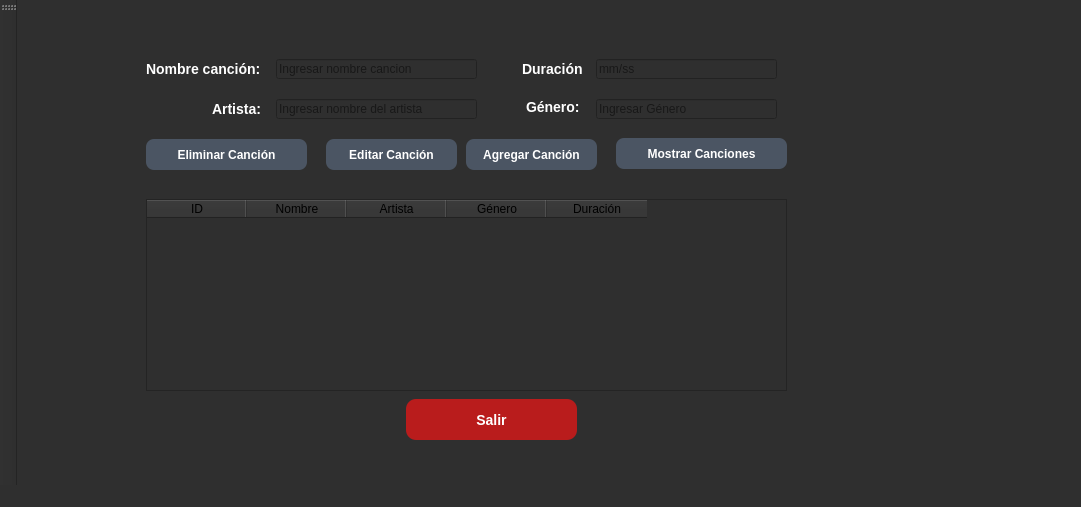
<?xml version="1.0" encoding="UTF-8"?>
<ui version="4.0">
 <class>MainWindow</class>
 <widget class="QMainWindow" name="MainWindow">
  <property name="enabled">
   <bool>true</bool>
  </property>
  <property name="geometry">
   <rect>
    <x>0</x>
    <y>0</y>
    <width>1081</width>
    <height>507</height>
   </rect>
  </property>
  <property name="palette">
   <palette>
    <active>
     <colorrole role="WindowText">
      <brush brushstyle="SolidPattern">
       <color alpha="255">
        <red>0</red>
        <green>0</green>
        <blue>0</blue>
       </color>
      </brush>
     </colorrole>
     <colorrole role="Button">
      <brush brushstyle="SolidPattern">
       <color alpha="255">
        <red>47</red>
        <green>47</green>
        <blue>47</blue>
       </color>
      </brush>
     </colorrole>
     <colorrole role="Light">
      <brush brushstyle="SolidPattern">
       <color alpha="255">
        <red>255</red>
        <green>255</green>
        <blue>255</blue>
       </color>
      </brush>
     </colorrole>
     <colorrole role="Midlight">
      <brush brushstyle="SolidPattern">
       <color alpha="255">
        <red>220</red>
        <green>246</green>
        <blue>247</blue>
       </color>
      </brush>
     </colorrole>
     <colorrole role="Dark">
      <brush brushstyle="SolidPattern">
       <color alpha="255">
        <red>93</red>
        <green>119</green>
        <blue>120</blue>
       </color>
      </brush>
     </colorrole>
     <colorrole role="Mid">
      <brush brushstyle="SolidPattern">
       <color alpha="255">
        <red>124</red>
        <green>158</green>
        <blue>160</blue>
       </color>
      </brush>
     </colorrole>
     <colorrole role="Text">
      <brush brushstyle="SolidPattern">
       <color alpha="255">
        <red>0</red>
        <green>0</green>
        <blue>0</blue>
       </color>
      </brush>
     </colorrole>
     <colorrole role="BrightText">
      <brush brushstyle="SolidPattern">
       <color alpha="255">
        <red>255</red>
        <green>255</green>
        <blue>255</blue>
       </color>
      </brush>
     </colorrole>
     <colorrole role="ButtonText">
      <brush brushstyle="SolidPattern">
       <color alpha="255">
        <red>0</red>
        <green>0</green>
        <blue>0</blue>
       </color>
      </brush>
     </colorrole>
     <colorrole role="Base">
      <brush brushstyle="SolidPattern">
       <color alpha="255">
        <red>47</red>
        <green>47</green>
        <blue>47</blue>
       </color>
      </brush>
     </colorrole>
     <colorrole role="Window">
      <brush brushstyle="SolidPattern">
       <color alpha="255">
        <red>47</red>
        <green>47</green>
        <blue>47</blue>
       </color>
      </brush>
     </colorrole>
     <colorrole role="Shadow">
      <brush brushstyle="SolidPattern">
       <color alpha="255">
        <red>0</red>
        <green>0</green>
        <blue>0</blue>
       </color>
      </brush>
     </colorrole>
     <colorrole role="AlternateBase">
      <brush brushstyle="SolidPattern">
       <color alpha="255">
        <red>220</red>
        <green>246</green>
        <blue>247</blue>
       </color>
      </brush>
     </colorrole>
     <colorrole role="ToolTipBase">
      <brush brushstyle="SolidPattern">
       <color alpha="255">
        <red>255</red>
        <green>255</green>
        <blue>220</blue>
       </color>
      </brush>
     </colorrole>
     <colorrole role="ToolTipText">
      <brush brushstyle="SolidPattern">
       <color alpha="255">
        <red>0</red>
        <green>0</green>
        <blue>0</blue>
       </color>
      </brush>
     </colorrole>
     <colorrole role="PlaceholderText">
      <brush brushstyle="SolidPattern">
       <color alpha="127">
        <red>0</red>
        <green>0</green>
        <blue>0</blue>
       </color>
      </brush>
     </colorrole>
     <colorrole role="Accent">
      <brush brushstyle="SolidPattern">
       <color alpha="255">
        <red>255</red>
        <green>255</green>
        <blue>255</blue>
       </color>
      </brush>
     </colorrole>
    </active>
    <inactive>
     <colorrole role="WindowText">
      <brush brushstyle="SolidPattern">
       <color alpha="255">
        <red>0</red>
        <green>0</green>
        <blue>0</blue>
       </color>
      </brush>
     </colorrole>
     <colorrole role="Button">
      <brush brushstyle="SolidPattern">
       <color alpha="255">
        <red>47</red>
        <green>47</green>
        <blue>47</blue>
       </color>
      </brush>
     </colorrole>
     <colorrole role="Light">
      <brush brushstyle="SolidPattern">
       <color alpha="255">
        <red>255</red>
        <green>255</green>
        <blue>255</blue>
       </color>
      </brush>
     </colorrole>
     <colorrole role="Midlight">
      <brush brushstyle="SolidPattern">
       <color alpha="255">
        <red>220</red>
        <green>246</green>
        <blue>247</blue>
       </color>
      </brush>
     </colorrole>
     <colorrole role="Dark">
      <brush brushstyle="SolidPattern">
       <color alpha="255">
        <red>93</red>
        <green>119</green>
        <blue>120</blue>
       </color>
      </brush>
     </colorrole>
     <colorrole role="Mid">
      <brush brushstyle="SolidPattern">
       <color alpha="255">
        <red>124</red>
        <green>158</green>
        <blue>160</blue>
       </color>
      </brush>
     </colorrole>
     <colorrole role="Text">
      <brush brushstyle="SolidPattern">
       <color alpha="255">
        <red>0</red>
        <green>0</green>
        <blue>0</blue>
       </color>
      </brush>
     </colorrole>
     <colorrole role="BrightText">
      <brush brushstyle="SolidPattern">
       <color alpha="255">
        <red>255</red>
        <green>255</green>
        <blue>255</blue>
       </color>
      </brush>
     </colorrole>
     <colorrole role="ButtonText">
      <brush brushstyle="SolidPattern">
       <color alpha="255">
        <red>0</red>
        <green>0</green>
        <blue>0</blue>
       </color>
      </brush>
     </colorrole>
     <colorrole role="Base">
      <brush brushstyle="SolidPattern">
       <color alpha="255">
        <red>47</red>
        <green>47</green>
        <blue>47</blue>
       </color>
      </brush>
     </colorrole>
     <colorrole role="Window">
      <brush brushstyle="SolidPattern">
       <color alpha="255">
        <red>47</red>
        <green>47</green>
        <blue>47</blue>
       </color>
      </brush>
     </colorrole>
     <colorrole role="Shadow">
      <brush brushstyle="SolidPattern">
       <color alpha="255">
        <red>0</red>
        <green>0</green>
        <blue>0</blue>
       </color>
      </brush>
     </colorrole>
     <colorrole role="AlternateBase">
      <brush brushstyle="SolidPattern">
       <color alpha="255">
        <red>220</red>
        <green>246</green>
        <blue>247</blue>
       </color>
      </brush>
     </colorrole>
     <colorrole role="ToolTipBase">
      <brush brushstyle="SolidPattern">
       <color alpha="255">
        <red>255</red>
        <green>255</green>
        <blue>220</blue>
       </color>
      </brush>
     </colorrole>
     <colorrole role="ToolTipText">
      <brush brushstyle="SolidPattern">
       <color alpha="255">
        <red>0</red>
        <green>0</green>
        <blue>0</blue>
       </color>
      </brush>
     </colorrole>
     <colorrole role="PlaceholderText">
      <brush brushstyle="SolidPattern">
       <color alpha="127">
        <red>0</red>
        <green>0</green>
        <blue>0</blue>
       </color>
      </brush>
     </colorrole>
     <colorrole role="Accent">
      <brush brushstyle="SolidPattern">
       <color alpha="255">
        <red>255</red>
        <green>255</green>
        <blue>255</blue>
       </color>
      </brush>
     </colorrole>
    </inactive>
    <disabled>
     <colorrole role="WindowText">
      <brush brushstyle="SolidPattern">
       <color alpha="255">
        <red>93</red>
        <green>119</green>
        <blue>120</blue>
       </color>
      </brush>
     </colorrole>
     <colorrole role="Button">
      <brush brushstyle="SolidPattern">
       <color alpha="255">
        <red>47</red>
        <green>47</green>
        <blue>47</blue>
       </color>
      </brush>
     </colorrole>
     <colorrole role="Light">
      <brush brushstyle="SolidPattern">
       <color alpha="255">
        <red>255</red>
        <green>255</green>
        <blue>255</blue>
       </color>
      </brush>
     </colorrole>
     <colorrole role="Midlight">
      <brush brushstyle="SolidPattern">
       <color alpha="255">
        <red>220</red>
        <green>246</green>
        <blue>247</blue>
       </color>
      </brush>
     </colorrole>
     <colorrole role="Dark">
      <brush brushstyle="SolidPattern">
       <color alpha="255">
        <red>93</red>
        <green>119</green>
        <blue>120</blue>
       </color>
      </brush>
     </colorrole>
     <colorrole role="Mid">
      <brush brushstyle="SolidPattern">
       <color alpha="255">
        <red>124</red>
        <green>158</green>
        <blue>160</blue>
       </color>
      </brush>
     </colorrole>
     <colorrole role="Text">
      <brush brushstyle="SolidPattern">
       <color alpha="255">
        <red>93</red>
        <green>119</green>
        <blue>120</blue>
       </color>
      </brush>
     </colorrole>
     <colorrole role="BrightText">
      <brush brushstyle="SolidPattern">
       <color alpha="255">
        <red>255</red>
        <green>255</green>
        <blue>255</blue>
       </color>
      </brush>
     </colorrole>
     <colorrole role="ButtonText">
      <brush brushstyle="SolidPattern">
       <color alpha="255">
        <red>93</red>
        <green>119</green>
        <blue>120</blue>
       </color>
      </brush>
     </colorrole>
     <colorrole role="Base">
      <brush brushstyle="SolidPattern">
       <color alpha="255">
        <red>47</red>
        <green>47</green>
        <blue>47</blue>
       </color>
      </brush>
     </colorrole>
     <colorrole role="Window">
      <brush brushstyle="SolidPattern">
       <color alpha="255">
        <red>47</red>
        <green>47</green>
        <blue>47</blue>
       </color>
      </brush>
     </colorrole>
     <colorrole role="Shadow">
      <brush brushstyle="SolidPattern">
       <color alpha="255">
        <red>0</red>
        <green>0</green>
        <blue>0</blue>
       </color>
      </brush>
     </colorrole>
     <colorrole role="AlternateBase">
      <brush brushstyle="SolidPattern">
       <color alpha="255">
        <red>186</red>
        <green>237</green>
        <blue>240</blue>
       </color>
      </brush>
     </colorrole>
     <colorrole role="ToolTipBase">
      <brush brushstyle="SolidPattern">
       <color alpha="255">
        <red>255</red>
        <green>255</green>
        <blue>220</blue>
       </color>
      </brush>
     </colorrole>
     <colorrole role="ToolTipText">
      <brush brushstyle="SolidPattern">
       <color alpha="255">
        <red>0</red>
        <green>0</green>
        <blue>0</blue>
       </color>
      </brush>
     </colorrole>
     <colorrole role="PlaceholderText">
      <brush brushstyle="SolidPattern">
       <color alpha="127">
        <red>93</red>
        <green>119</green>
        <blue>120</blue>
       </color>
      </brush>
     </colorrole>
     <colorrole role="Accent">
      <brush brushstyle="SolidPattern">
       <color alpha="255">
        <red>255</red>
        <green>255</green>
        <blue>255</blue>
       </color>
      </brush>
     </colorrole>
    </disabled>
   </palette>
  </property>
  <property name="cursor">
   <cursorShape>OpenHandCursor</cursorShape>
  </property>
  <property name="windowTitle">
   <string>MuSicQT</string>
  </property>
  <property name="styleSheet">
   <string notr="true">QWidget {
    background-color: #2f2f2f;  /* gris oscuro serio */
}</string>
  </property>
  <widget class="QWidget" name="centralwidget">
   <layout class="QGridLayout" name="gridLayout">
    <item row="0" column="0">
     <widget class="QStackedWidget" name="stackedWidget">
      <property name="autoFillBackground">
       <bool>false</bool>
      </property>
      <property name="currentIndex">
       <number>1</number>
      </property>
      <widget class="QWidget" name="page">
       <widget class="QPushButton" name="btnEntrar">
        <property name="geometry">
         <rect>
          <x>380</x>
          <y>210</y>
          <width>241</width>
          <height>51</height>
         </rect>
        </property>
        <property name="font">
         <font>
          <family>Segoe UI</family>
          <pointsize>-1</pointsize>
          <fontweight>ExtraBold</fontweight>
         </font>
        </property>
        <property name="cursor">
         <cursorShape>BusyCursor</cursorShape>
        </property>
        <property name="styleSheet">
         <string notr="true">QPushButton {
    background-color: #2c3e50;   
    color: #ffffff;              
    font-family: &quot;Segoe UI&quot;;
    font-size: 14px;
    font-weight: 800;            
    border: none;
    border-radius: 12px;         
    padding: 8px 16px;           
}

QPushButton {
    font-weight: 800; 
}

QPushButton:hover {
    background-color: #1f2a38;
}

QPushButton:pressed {
    background-color: #17212b;
}</string>
        </property>
        <property name="text">
         <string>INGRESAR</string>
        </property>
        <property name="icon">
         <iconset theme="QIcon::ThemeIcon::AddressBookNew"/>
        </property>
        <property name="checkable">
         <bool>false</bool>
        </property>
       </widget>
       <widget class="QLabel" name="Titulo">
        <property name="geometry">
         <rect>
          <x>150</x>
          <y>60</y>
          <width>711</width>
          <height>61</height>
         </rect>
        </property>
        <property name="font">
         <font>
          <family>Segoe UI</family>
          <pointsize>-1</pointsize>
          <fontweight>Black</fontweight>
         </font>
        </property>
        <property name="layoutDirection">
         <enum>Qt::LayoutDirection::LeftToRight</enum>
        </property>
        <property name="styleSheet">
         <string notr="true">QLabel {
    color: #ffffff;
    font-family: &quot;Segoe UI&quot;;
    font-size: 24px;     /* tamaño grande */
    font-weight: 900;    /* bien negrita */
}</string>
        </property>
        <property name="text">
         <string>SISTEMA DE GESTIÓN Y CLASIFICACIÓN DE MÚSICA</string>
        </property>
        <property name="alignment">
         <set>Qt::AlignmentFlag::AlignCenter</set>
        </property>
       </widget>
       <widget class="QLabel" name="Subtitulo">
        <property name="geometry">
         <rect>
          <x>380</x>
          <y>150</y>
          <width>231</width>
          <height>21</height>
         </rect>
        </property>
        <property name="font">
         <font>
          <family>Rockwell</family>
          <pointsize>16</pointsize>
         </font>
        </property>
        <property name="layoutDirection">
         <enum>Qt::LayoutDirection::RightToLeft</enum>
        </property>
        <property name="text">
         <string>Bienvenido al Sistema</string>
        </property>
        <property name="alignment">
         <set>Qt::AlignmentFlag::AlignCenter</set>
        </property>
       </widget>
      </widget>
      <widget class="QWidget" name="page_2">
       <widget class="QPushButton" name="btnAgregar">
        <property name="geometry">
         <rect>
          <x>440</x>
          <y>130</y>
          <width>131</width>
          <height>31</height>
         </rect>
        </property>
        <property name="styleSheet">
         <string notr="true">QPushButton {
    background-color: #4b5563;
    color: #ffffff;
    border: none;
    border-radius: 8px;
    padding: 6px 12px;
    font-size: 12px;
    font-weight: bold;
}

QPushButton:hover {
    background-color: #374151;
}

QPushButton:pressed {
    background-color: #1f2937;
}</string>
        </property>
        <property name="text">
         <string>Agregar Canción</string>
        </property>
       </widget>
       <widget class="QPushButton" name="btnMostrar">
        <property name="geometry">
         <rect>
          <x>590</x>
          <y>129</y>
          <width>171</width>
          <height>31</height>
         </rect>
        </property>
        <property name="styleSheet">
         <string notr="true">QPushButton {
    background-color: #4b5563;
    color: #ffffff;
    border: none;
    border-radius: 8px;
    padding: 6px 12px;
    font-size: 12px;
    font-weight: bold;
}

QPushButton:hover {
    background-color: #374151;
}

QPushButton:pressed {
    background-color: #1f2937;
}</string>
        </property>
        <property name="text">
         <string>Mostrar Canciones</string>
        </property>
       </widget>
       <widget class="QPushButton" name="btnEditar">
        <property name="geometry">
         <rect>
          <x>300</x>
          <y>130</y>
          <width>131</width>
          <height>31</height>
         </rect>
        </property>
        <property name="styleSheet">
         <string notr="true">QPushButton {
    background-color: #4b5563;
    color: #ffffff;
    border: none;
    border-radius: 8px;
    padding: 6px 12px;
    font-size: 12px;
    font-weight: bold;
}

QPushButton:hover {
    background-color: #374151;
}

QPushButton:pressed {
    background-color: #1f2937;
}</string>
        </property>
        <property name="text">
         <string>Editar Canción</string>
        </property>
       </widget>
       <widget class="QPushButton" name="btnEliminar">
        <property name="geometry">
         <rect>
          <x>120</x>
          <y>130</y>
          <width>161</width>
          <height>31</height>
         </rect>
        </property>
        <property name="styleSheet">
         <string notr="true">QPushButton {
    background-color: #4b5563;
    color: #ffffff;
    border: none;
    border-radius: 8px;
    padding: 6px 12px;
    font-size: 12px;
    font-weight: bold;
}

QPushButton:hover {
    background-color: #374151;
}

QPushButton:pressed {
    background-color: #1f2937;
}</string>
        </property>
        <property name="text">
         <string>Eliminar Canción</string>
        </property>
       </widget>
       <widget class="QPushButton" name="btnSalir">
        <property name="geometry">
         <rect>
          <x>380</x>
          <y>390</y>
          <width>171</width>
          <height>41</height>
         </rect>
        </property>
        <property name="styleSheet">
         <string notr="true">QPushButton {
    background-color: #b91c1c;
    color: #ffffff;
    font-family: &quot;Segoe UI&quot;;
    font-size: 14px;
    font-weight: 900;
    border: none;
    border-radius: 10px;
    padding: 6px 14px;
}

QPushButton:hover {
    background-color: #8f1414;
}

QPushButton:pressed {
    background-color: #6b0f0f;
}</string>
        </property>
        <property name="text">
         <string>Salir</string>
        </property>
       </widget>
       <widget class="QLineEdit" name="txtNombre">
        <property name="geometry">
         <rect>
          <x>250</x>
          <y>50</y>
          <width>201</width>
          <height>20</height>
         </rect>
        </property>
        <property name="placeholderText">
         <string>Ingresar nombre cancion</string>
        </property>
       </widget>
       <widget class="QLineEdit" name="txtArtista">
        <property name="geometry">
         <rect>
          <x>250</x>
          <y>90</y>
          <width>201</width>
          <height>20</height>
         </rect>
        </property>
        <property name="placeholderText">
         <string>Ingresar nombre del artista</string>
        </property>
       </widget>
       <widget class="QLineEdit" name="txtDuracion">
        <property name="geometry">
         <rect>
          <x>570</x>
          <y>50</y>
          <width>181</width>
          <height>20</height>
         </rect>
        </property>
        <property name="text">
         <string/>
        </property>
        <property name="maxLength">
         <number>5</number>
        </property>
        <property name="placeholderText">
         <string>mm/ss</string>
        </property>
        <property name="clearButtonEnabled">
         <bool>false</bool>
        </property>
       </widget>
       <widget class="QLineEdit" name="txtGenero">
        <property name="geometry">
         <rect>
          <x>570</x>
          <y>90</y>
          <width>181</width>
          <height>20</height>
         </rect>
        </property>
        <property name="cursorPosition">
         <number>0</number>
        </property>
        <property name="placeholderText">
         <string>Ingresar Género</string>
        </property>
        <property name="cursorMoveStyle">
         <enum>Qt::CursorMoveStyle::VisualMoveStyle</enum>
        </property>
       </widget>
       <widget class="QLabel" name="lblNombre">
        <property name="geometry">
         <rect>
          <x>120</x>
          <y>50</y>
          <width>121</width>
          <height>20</height>
         </rect>
        </property>
        <property name="styleSheet">
         <string notr="true">QWidget {
    color: #ffffff;
    font-family: &quot;Segoe UI&quot;;
    font-size: 14px;
    font-weight: bold;
}</string>
        </property>
        <property name="text">
         <string>Nombre canción:</string>
        </property>
       </widget>
       <widget class="QLabel" name="lblArtista">
        <property name="geometry">
         <rect>
          <x>186</x>
          <y>90</y>
          <width>61</width>
          <height>20</height>
         </rect>
        </property>
        <property name="styleSheet">
         <string notr="true">QWidget {
    color: #ffffff;
    font-family: &quot;Segoe UI&quot;;
    font-size: 14px;
    font-weight: bold;
}</string>
        </property>
        <property name="text">
         <string>Artista:</string>
        </property>
       </widget>
       <widget class="QLabel" name="lblDuracion">
        <property name="geometry">
         <rect>
          <x>496</x>
          <y>50</y>
          <width>61</width>
          <height>20</height>
         </rect>
        </property>
        <property name="styleSheet">
         <string notr="true">QWidget {
    color: #ffffff;
    font-family: &quot;Segoe UI&quot;;
    font-size: 14px;
    font-weight: bold;
}</string>
        </property>
        <property name="text">
         <string>Duración:</string>
        </property>
       </widget>
       <widget class="QLabel" name="lblGenero">
        <property name="geometry">
         <rect>
          <x>500</x>
          <y>90</y>
          <width>61</width>
          <height>16</height>
         </rect>
        </property>
        <property name="styleSheet">
         <string notr="true">QWidget {
    color: #ffffff;
    font-family: &quot;Segoe UI&quot;;
    font-size: 14px;
    font-weight: bold;
}</string>
        </property>
        <property name="text">
         <string>Género:</string>
        </property>
       </widget>
       <widget class="QTableWidget" name="tableWidget">
        <property name="geometry">
         <rect>
          <x>120</x>
          <y>190</y>
          <width>641</width>
          <height>192</height>
         </rect>
        </property>
        <column>
         <property name="text">
          <string>ID</string>
         </property>
        </column>
        <column>
         <property name="text">
          <string>Nombre</string>
         </property>
        </column>
        <column>
         <property name="text">
          <string>   Artista   </string>
         </property>
        </column>
        <column>
         <property name="text">
          <string>Género</string>
         </property>
        </column>
        <column>
         <property name="text">
          <string>Duración</string>
         </property>
        </column>
       </widget>
      </widget>
     </widget>
    </item>
   </layout>
  </widget>
  <widget class="QMenuBar" name="menubar">
   <property name="geometry">
    <rect>
     <x>0</x>
     <y>0</y>
     <width>1081</width>
     <height>21</height>
    </rect>
   </property>
  </widget>
  <widget class="QStatusBar" name="statusbar"/>
  <widget class="QToolBar" name="toolBar">
   <property name="windowTitle">
    <string>toolBar</string>
   </property>
   <attribute name="toolBarArea">
    <enum>LeftToolBarArea</enum>
   </attribute>
   <attribute name="toolBarBreak">
    <bool>false</bool>
   </attribute>
  </widget>
 </widget>
 <resources/>
 <connections/>
</ui>
